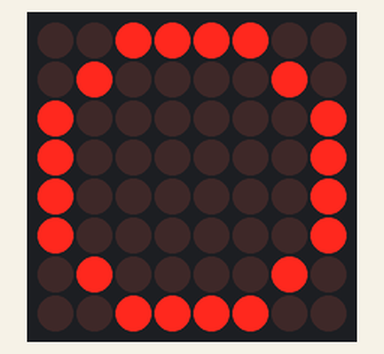
A sketch run on a simulated Arduino Uno, built with avr-gcc and run on an emulated ATmega328P. Parts: 8×8 LED matrix.

Above: at 0.1 s.

The sketch:

04a-eyeball-outline.ino
```cpp
#include "LedControl.h" // LedControl library by Eberhard Fahle V1.0.6.
LedControl display = LedControl(12, 10, 11, 1); // Connect to DataIn, CS, and CLK respectively

// An array of bytes, where each byte corresponds to a column, and each bit to an LED
// The array is constant as it stores the static parts of the eyeball
const byte eyeball[8] = {
  B00111100,
  B01000010,
  B10000001,
  B10000001,
  B10000001,
  B10000001,
  B01000010,
  B00111100,
};

void setup() {
  display.shutdown(0, false); // This "wakes-up" the display, which is in power saving mode by default
  display.setIntensity(0, 8);
  display.clearDisplay(0);
}

void loop() {
  for (int col = 0; col < 8; col++) {
    display.setColumn(0, col, eyeball[col]);
  }
  delay(1000); // These delays are just in place for testing
  display.clearDisplay(0);
  delay(1000);
}
```
